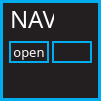
<?xml version="1.0" encoding="UTF-8"?>
<ui version="4.0">
 <class>navBoxForm</class>
 <widget class="QWidget" name="navBoxForm">
  <property name="geometry">
   <rect>
    <x>0</x>
    <y>0</y>
    <width>101</width>
    <height>101</height>
   </rect>
  </property>
  <property name="windowTitle">
   <string>Form</string>
  </property>
  <property name="styleSheet">
   <string notr="true">QWidget
{
	background:		rgb(35,31,32);
	border: 3px solid rgb(0,174,239);
}

/* ---------- QLabels ------------*/
QLabel
{
	background:		rgba(0,0,0,0);
	color: 				white;
	font: 				10pt &quot;Futura&quot;;
	border:				none;
}

QLabel:hover
{
	border:				none;
}

/* ---------- QPushButtons ------------*/
QPushButton
{
	background:		rgba(0,0,0,0);
	color: 				white;
	font: 				10pt &quot;Futura&quot;;
	border:				2px solid rgb(0,174,239);
}

/* ---------- QLineEdit ------------*/
QLineEdit
{
	font: 10pt &quot;Futura&quot;;
	background: rgba(0,174,239,0);
	border: 2px solid rgb(0,174,239);
	border-radius: 0px;
	color: white;
	padding-left: 2px;
	padding-bottom: 2px;
}

QLineEdit:focus
{
	font: 10pt &quot;Futura&quot;;
	background: transparent;
	border: 1px solid white;
	border-radius: 0px;
	color: white;
	padding-left: 2px;
	padding-bottom: 2px;
}</string>
  </property>
  <widget class="QPushButton" name="openNavWindow">
   <property name="geometry">
    <rect>
     <x>9</x>
     <y>41</y>
     <width>40</width>
     <height>22</height>
    </rect>
   </property>
   <property name="font">
    <font>
     <family>Futura</family>
     <pointsize>10</pointsize>
    </font>
   </property>
   <property name="text">
    <string>open</string>
   </property>
  </widget>
  <widget class="QLineEdit" name="keyName">
   <property name="geometry">
    <rect>
     <x>52</x>
     <y>41</y>
     <width>40</width>
     <height>22</height>
    </rect>
   </property>
   <property name="maxLength">
    <number>4</number>
   </property>
  </widget>
  <widget class="QLabel" name="navLabel">
   <property name="geometry">
    <rect>
     <x>10</x>
     <y>4</y>
     <width>44</width>
     <height>30</height>
    </rect>
   </property>
   <property name="font">
    <font>
     <family>Futura</family>
     <pointsize>18</pointsize>
     <weight>50</weight>
     <italic>false</italic>
     <bold>false</bold>
    </font>
   </property>
   <property name="styleSheet">
    <string notr="true">QLabel
{
	font: 18pt &quot;Futura&quot;;
}</string>
   </property>
   <property name="text">
    <string>NAV</string>
   </property>
   <property name="alignment">
    <set>Qt::AlignLeading|Qt::AlignLeft|Qt::AlignVCenter</set>
   </property>
  </widget>
 </widget>
 <resources/>
 <connections/>
</ui>
